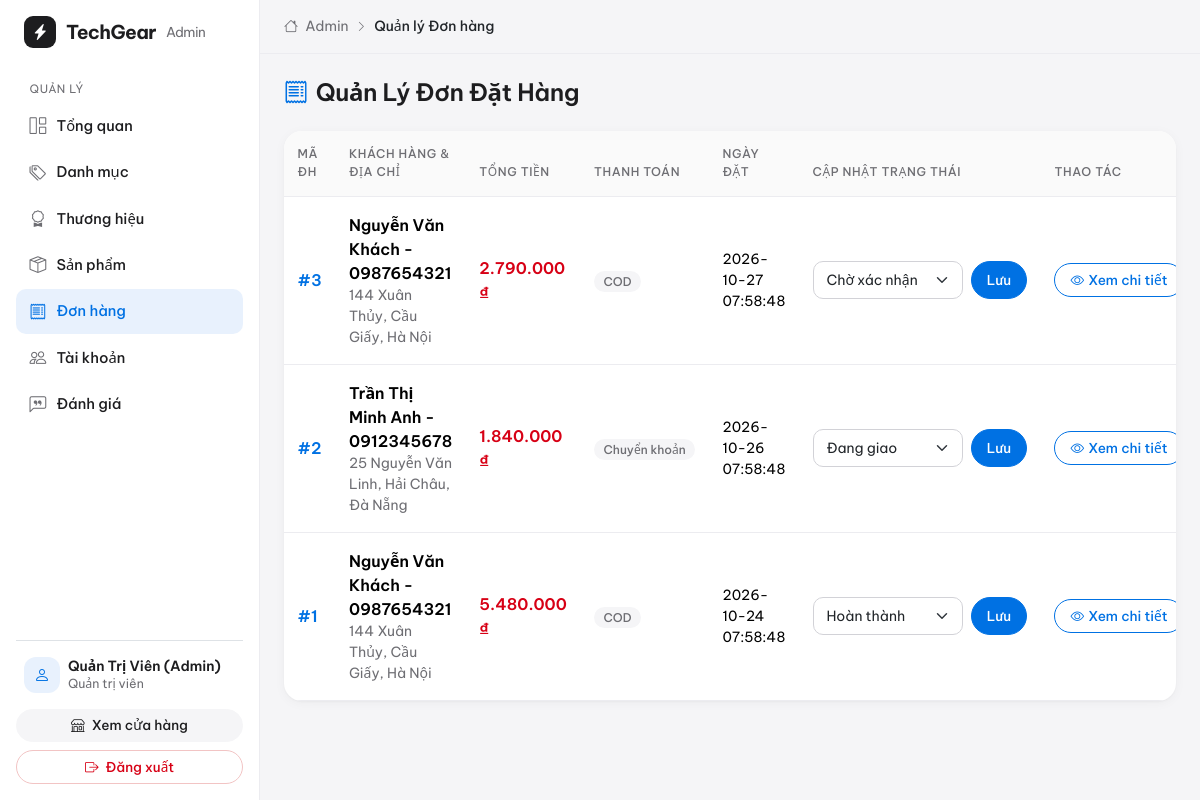
The app's page /admin/orders.php (signed in) with its own data.
### tables this page shows
CREATE TABLE `orders` (
  `id` INT AUTO_INCREMENT PRIMARY KEY,
  `user_id` INT DEFAULT NULL,
  `receiver_name` VARCHAR(100) NOT NULL,
  `receiver_phone` VARCHAR(20) NOT NULL,
  `receiver_address` VARCHAR(255) NOT NULL,
  `note` TEXT DEFAULT NULL,
  `total_amount` DECIMAL(12,0) NOT NULL,
  `payment_method` VARCHAR(50) DEFAULT 'COD',
  `status` ENUM('pending', 'confirmed', 'shipping', 'completed', 'cancelled') DEFAULT 'pending',
  `created_at` TIMESTAMP DEFAULT CURRENT_TIMESTAMP,
  FOREIGN KEY (`user_id`) REFERENCES `users`(`id`) ON DELETE SET NULL
);

### config/db.php (called while the page is built, shortened)
<?php
function format_price($amount) {
    return number_format((float)$amount, 0, ',', '.') . ' ₫';
}
?>

### admin/orders.php (the view, shortened to what this page needs)
<?php
require_once __DIR__ . '/../config/db.php';
$orders = $pdo->query("SELECT * FROM orders ORDER BY id DESC")->fetchAll();
require_once __DIR__ . '/includes/header.php';
?>
<h4 class="fw-bold mb-4"><i class="bi bi-receipt text-primary me-2"></i>Quản Lý Đơn Đặt Hàng</h4>
<div class="card border-0 shadow-sm rounded-4 overflow-hidden">
    <div class="table-responsive">
        <table class="table align-middle mb-0">
            <thead class="table-light">
                <tr>
                    <th>Mã ĐH</th>
                    <th>Khách hàng & Địa chỉ</th>
                    <th>Tổng tiền</th>
                    <th>Thanh toán</th>
                    <th>Ngày đặt</th>
                    <th>Cập nhật trạng thái</th>
                    <th>Thao tác</th>
                </tr>
            </thead>
            <tbody>
                <?php if (empty($orders)): ?>
                    <tr>
                        <td colspan="7" class="text-center py-4 text-muted">Chưa có đơn đặt hàng nào trong hệ thống.</td>
                    </tr>
                <?php else: ?>
                    <?php foreach ($orders as $o): ?>
                        <tr>
                            <td class="fw-bold">
                                <a href="order_detail.php?id=<?= $o['id'] ?>" class="text-decoration-none fw-bold">#<?= $o['id'] ?></a>
                            </td>
                            <td>
                                <div class="fw-bold"><?= htmlspecialchars($o['receiver_name']) ?> - <?= htmlspecialchars($o['receiver_phone']) ?></div>
                                <div class="small text-muted"><?= htmlspecialchars($o['receiver_address']) ?></div>
                            </td>
                            <td class="fw-bold text-danger"><?= format_price($o['total_amount']) ?></td>
                            <td><span class="badge bg-light text-dark border"><?= htmlspecialchars($o['payment_method']) ?></span></td>
                            <td class="small"><?= $o['created_at'] ?></td>
                            <td>
                                <form method="POST" class="d-flex gap-2">
                                    <select name="status" class="form-select form-select-sm" style="width: 150px;">
                                        <option value="pending" <?= $o['status'] === 'pending' ? 'selected' : '' ?>>Chờ xác nhận</option>
                                        <option value="shipping" <?= $o['status'] === 'shipping' ? 'selected' : '' ?>>Đang giao</option>
                                        <option value="completed" <?= $o['status'] === 'completed' ? 'selected' : '' ?>>Hoàn thành</option>
                                    </select>
                                    <button type="submit" name="update_status" class="btn btn-sm btn-primary">Lưu</button>
                                </form>
                            </td>
                            <td>
                                <a href="order_detail.php?id=<?= $o['id'] ?>" class="btn btn-sm btn-outline-primary text-nowrap">
                                    <i class="bi bi-eye me-1"></i>Xem chi tiết
                                </a>
                            </td>
                        </tr>
                    <?php endforeach; ?>
                <?php endif; ?>
            </tbody>
        </table>
    </div>
</div>
<?php require_once __DIR__ . '/includes/footer.php'; ?>

### assets/css/style.css (style rules this page uses)
:root { --tg-bg: #f5f5f7; --tg-surface: #ffffff; --tg-text: #1d1d1f; --tg-muted: #6e6e73; --tg-accent: #0071e3; --tg-accent-hover: #0077ed; --tg-orange: #bf4800; --tg-border: #d2d2d7; --tg-border-soft: #ececf0; --tg-radius: 18px; --tg-shadow: 0 2px 12px rgba(0, 0, 0, 0.04), 0 1px 2px rgba(0, 0, 0, 0.03); --tg-shadow-hover: 0 18px 40px rgba(0, 0, 0, 0.10); }
body { background: var(--tg-bg); color: var(--tg-text); font-family: 'Be Vietnam Pro', 'Segoe UI', system-ui, -apple-system, sans-serif; -webkit-font-smoothing: antialiased; letter-spacing: 0; }
h1, h2, h3, h4, h5, h6 { color: var(--tg-text); font-weight: 700; letter-spacing: -0.01em; }
.fw-bold { font-weight: 600 !important; }
.text-muted, .text-secondary { color: var(--tg-muted) !important; }
.text-primary { color: var(--tg-accent) !important; }
.text-danger { color: #d70015 !important; }
a { color: var(--tg-accent); }
.btn { border-radius: 999px; font-weight: 500; padding: 0.55rem 1.3rem; transition: all 0.2s ease; }
.btn-sm { padding: 0.35rem 0.95rem; font-size: 0.85rem; }
.btn-primary { background: var(--tg-accent); border-color: var(--tg-accent); }
.btn-outline-primary { color: var(--tg-accent); border-color: var(--tg-accent); }
.card { border: none !important; border-radius: var(--tg-radius) !important; box-shadow: var(--tg-shadow) !important; background: var(--tg-surface); }
.rounded-4 { border-radius: var(--tg-radius) !important; }
.shadow-sm { box-shadow: var(--tg-shadow) !important; }
.badge { font-weight: 500; border-radius: 999px; padding: 0.4em 0.8em; border: none !important; }
.badge.bg-light { background: var(--tg-bg) !important; color: var(--tg-muted) !important; }
.form-control, .form-select { border-radius: 12px; border: 1px solid var(--tg-border); padding: 0.65rem 1rem; font-size: 0.95rem; }
.form-control-sm, .form-select-sm { border-radius: 10px; padding: 0.45rem 0.8rem; font-size: 0.875rem; }
.table { --bs-table-bg: transparent; margin-bottom: 0; }
.table thead th, .table-light th { background: #fafafa !important; color: var(--tg-muted); font-weight: 500; font-size: 0.75rem; text-transform: uppercase; letter-spacing: 0.05em; border-bottom: 1px solid var(--tg-border-soft) !important; padding: 0.9rem 0.85rem; }
.table td { border-color: var(--tg-border-soft); padding: 1rem 0.85rem; }
:root { --ease-apple: cubic-bezier(0.28, 0.11, 0.32, 1); --tg-link-dark: #2997ff; }
html { scroll-behavior: smooth; }

### records on screen
orders: id "3", receiver_name "Nguyễn Văn Khách", receiver_phone "0987654321", receiver_address "144 Xuân Thủy, Cầu Giấy, Hà Nội", total_amount "2.790.000 ₫", payment_method "COD", created_at "2026-10-27 07:58:48", status "Chờ xác nhận"
orders: id "2", receiver_name "Trần Thị Minh Anh", receiver_phone "0912345678", receiver_address "25 Nguyễn Văn Linh, Hải Châu, Đà Nẵng", total_amount "1.840.000 ₫", payment_method "Chuyển khoản", created_at "2026-10-26 07:58:48", status "Đang giao"
orders: id "1", receiver_name "Nguyễn Văn Khách", receiver_phone "0987654321", receiver_address "144 Xuân Thủy, Cầu Giấy, Hà Nội", total_amount "5.480.000 ₫", payment_method "COD", created_at "2026-10-24 07:58:48", status "Hoàn thành"

### other values on screen
$item[2] "Tổng quan"
$item[2] "Danh mục"
$item[2] "Thương hiệu"
$item[2] "Sản phẩm"
$item[2] "Đơn hàng"
$item[2] "Tài khoản"
$item[2] "Đánh giá"
$_SESSION['user']['fullname'] "Quản Trị Viên (Admin)"
$page_title "Quản lý Đơn hàng"
